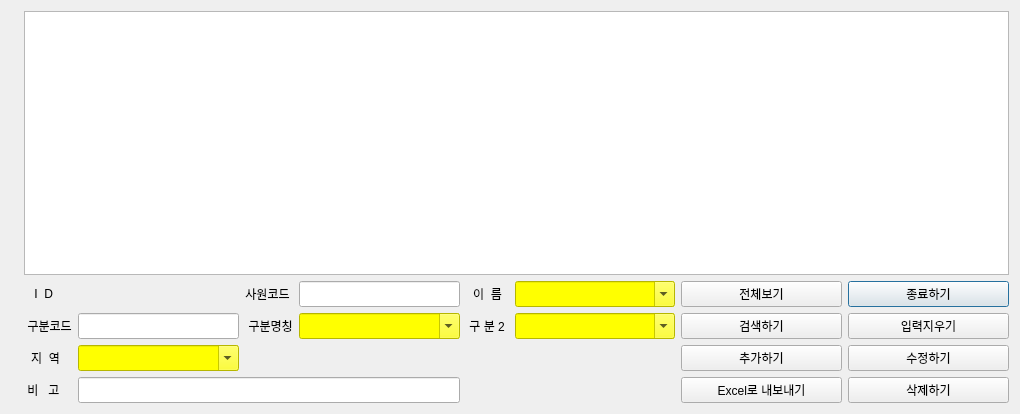
<?xml version="1.0" encoding="UTF-8"?>
<ui version="4.0">
 <class>EmployeeDialog</class>
 <widget class="QDialog" name="EmployeeDialog">
  <property name="geometry">
   <rect>
    <x>0</x>
    <y>0</y>
    <width>1020</width>
    <height>414</height>
   </rect>
  </property>
  <property name="sizePolicy">
   <sizepolicy hsizetype="Expanding" vsizetype="Expanding">
    <horstretch>0</horstretch>
    <verstretch>0</verstretch>
   </sizepolicy>
  </property>
  <property name="windowTitle">
   <string>사원현황</string>
  </property>
  <layout class="QGridLayout" name="gridLayout_2">
   <item row="1" column="0">
    <layout class="QGridLayout" name="gridLayout">
     <item row="1" column="8">
      <widget class="QPushButton" name="pb_employee_cancel">
       <property name="sizePolicy">
        <sizepolicy hsizetype="Expanding" vsizetype="Expanding">
         <horstretch>0</horstretch>
         <verstretch>0</verstretch>
        </sizepolicy>
       </property>
       <property name="text">
        <string>종료하기</string>
       </property>
      </widget>
     </item>
     <item row="2" column="8">
      <widget class="QPushButton" name="pb_employee_clear">
       <property name="sizePolicy">
        <sizepolicy hsizetype="Expanding" vsizetype="Expanding">
         <horstretch>0</horstretch>
         <verstretch>0</verstretch>
        </sizepolicy>
       </property>
       <property name="text">
        <string>입력지우기</string>
       </property>
      </widget>
     </item>
     <item row="1" column="4">
      <widget class="QLineEdit" name="entry_employee_code">
       <property name="sizePolicy">
        <sizepolicy hsizetype="MinimumExpanding" vsizetype="MinimumExpanding">
         <horstretch>0</horstretch>
         <verstretch>0</verstretch>
        </sizepolicy>
       </property>
      </widget>
     </item>
     <item row="3" column="8">
      <widget class="QPushButton" name="pb_employee_update">
       <property name="sizePolicy">
        <sizepolicy hsizetype="Expanding" vsizetype="Expanding">
         <horstretch>0</horstretch>
         <verstretch>0</verstretch>
        </sizepolicy>
       </property>
       <property name="text">
        <string>수정하기</string>
       </property>
      </widget>
     </item>
     <item row="3" column="2">
      <widget class="QComboBox" name="cb_employee_area">
       <property name="sizePolicy">
        <sizepolicy hsizetype="Expanding" vsizetype="Expanding">
         <horstretch>0</horstretch>
         <verstretch>0</verstretch>
        </sizepolicy>
       </property>
       <property name="styleSheet">
        <string notr="true">background-color: rgb(255, 255, 0);</string>
       </property>
       <property name="editable">
        <bool>true</bool>
       </property>
      </widget>
     </item>
     <item row="4" column="7">
      <widget class="QPushButton" name="pb_employee_excel_export">
       <property name="sizePolicy">
        <sizepolicy hsizetype="Expanding" vsizetype="Expanding">
         <horstretch>0</horstretch>
         <verstretch>0</verstretch>
        </sizepolicy>
       </property>
       <property name="text">
        <string>Excel로 내보내기</string>
       </property>
      </widget>
     </item>
     <item row="3" column="7">
      <widget class="QPushButton" name="pb_employee_insert">
       <property name="sizePolicy">
        <sizepolicy hsizetype="Expanding" vsizetype="Expanding">
         <horstretch>0</horstretch>
         <verstretch>0</verstretch>
        </sizepolicy>
       </property>
       <property name="text">
        <string>추가하기</string>
       </property>
      </widget>
     </item>
     <item row="1" column="6">
      <widget class="QComboBox" name="cb_employee_ename">
       <property name="sizePolicy">
        <sizepolicy hsizetype="Expanding" vsizetype="Expanding">
         <horstretch>0</horstretch>
         <verstretch>0</verstretch>
        </sizepolicy>
       </property>
       <property name="styleSheet">
        <string notr="true">background-color: rgb(255, 255, 0);</string>
       </property>
       <property name="editable">
        <bool>true</bool>
       </property>
      </widget>
     </item>
     <item row="1" column="2">
      <widget class="QLabel" name="lbl_employee_id">
       <property name="sizePolicy">
        <sizepolicy hsizetype="MinimumExpanding" vsizetype="MinimumExpanding">
         <horstretch>0</horstretch>
         <verstretch>0</verstretch>
        </sizepolicy>
       </property>
       <property name="text">
        <string/>
       </property>
      </widget>
     </item>
     <item row="1" column="7">
      <widget class="QPushButton" name="pb_employee_show">
       <property name="sizePolicy">
        <sizepolicy hsizetype="Expanding" vsizetype="Expanding">
         <horstretch>0</horstretch>
         <verstretch>0</verstretch>
        </sizepolicy>
       </property>
       <property name="text">
        <string>전체보기</string>
       </property>
      </widget>
     </item>
     <item row="1" column="3">
      <widget class="QLabel" name="label_2">
       <property name="sizePolicy">
        <sizepolicy hsizetype="Fixed" vsizetype="MinimumExpanding">
         <horstretch>0</horstretch>
         <verstretch>0</verstretch>
        </sizepolicy>
       </property>
       <property name="text">
        <string>사원코드</string>
       </property>
       <property name="alignment">
        <set>Qt::AlignCenter</set>
       </property>
      </widget>
     </item>
     <item row="2" column="6">
      <widget class="QComboBox" name="cb_employee_class2">
       <property name="sizePolicy">
        <sizepolicy hsizetype="Expanding" vsizetype="Expanding">
         <horstretch>0</horstretch>
         <verstretch>0</verstretch>
        </sizepolicy>
       </property>
       <property name="styleSheet">
        <string notr="true">background-color: rgb(255, 255, 0);</string>
       </property>
       <property name="editable">
        <bool>true</bool>
       </property>
      </widget>
     </item>
     <item row="2" column="7">
      <widget class="QPushButton" name="pb_employee_search">
       <property name="sizePolicy">
        <sizepolicy hsizetype="Expanding" vsizetype="Expanding">
         <horstretch>0</horstretch>
         <verstretch>0</verstretch>
        </sizepolicy>
       </property>
       <property name="text">
        <string>검색하기</string>
       </property>
      </widget>
     </item>
     <item row="2" column="5">
      <widget class="QLabel" name="label_4">
       <property name="sizePolicy">
        <sizepolicy hsizetype="Fixed" vsizetype="MinimumExpanding">
         <horstretch>0</horstretch>
         <verstretch>0</verstretch>
        </sizepolicy>
       </property>
       <property name="text">
        <string> 구 분 2</string>
       </property>
       <property name="alignment">
        <set>Qt::AlignCenter</set>
       </property>
      </widget>
     </item>
     <item row="3" column="1">
      <widget class="QLabel" name="label_7">
       <property name="sizePolicy">
        <sizepolicy hsizetype="Fixed" vsizetype="MinimumExpanding">
         <horstretch>0</horstretch>
         <verstretch>0</verstretch>
        </sizepolicy>
       </property>
       <property name="text">
        <string>  지  역  </string>
       </property>
       <property name="alignment">
        <set>Qt::AlignCenter</set>
       </property>
      </widget>
     </item>
     <item row="4" column="8">
      <widget class="QPushButton" name="pb_employee_delete">
       <property name="sizePolicy">
        <sizepolicy hsizetype="Expanding" vsizetype="Expanding">
         <horstretch>0</horstretch>
         <verstretch>0</verstretch>
        </sizepolicy>
       </property>
       <property name="text">
        <string>삭제하기</string>
       </property>
      </widget>
     </item>
     <item row="4" column="0">
      <widget class="QLabel" name="label_8">
       <property name="sizePolicy">
        <sizepolicy hsizetype="Fixed" vsizetype="MinimumExpanding">
         <horstretch>0</horstretch>
         <verstretch>0</verstretch>
        </sizepolicy>
       </property>
       <property name="text">
        <string/>
       </property>
       <property name="alignment">
        <set>Qt::AlignCenter</set>
       </property>
      </widget>
     </item>
     <item row="1" column="5">
      <widget class="QLabel" name="label_3">
       <property name="sizePolicy">
        <sizepolicy hsizetype="Fixed" vsizetype="MinimumExpanding">
         <horstretch>0</horstretch>
         <verstretch>0</verstretch>
        </sizepolicy>
       </property>
       <property name="text">
        <string>  이  름  </string>
       </property>
       <property name="alignment">
        <set>Qt::AlignCenter</set>
       </property>
      </widget>
     </item>
     <item row="4" column="1">
      <widget class="QLabel" name="label_6">
       <property name="sizePolicy">
        <sizepolicy hsizetype="Fixed" vsizetype="MinimumExpanding">
         <horstretch>0</horstretch>
         <verstretch>0</verstretch>
        </sizepolicy>
       </property>
       <property name="text">
        <string> 비   고 </string>
       </property>
       <property name="alignment">
        <set>Qt::AlignCenter</set>
       </property>
      </widget>
     </item>
     <item row="4" column="2" colspan="3">
      <widget class="QLineEdit" name="entry_employee_remark">
       <property name="sizePolicy">
        <sizepolicy hsizetype="MinimumExpanding" vsizetype="MinimumExpanding">
         <horstretch>0</horstretch>
         <verstretch>0</verstretch>
        </sizepolicy>
       </property>
      </widget>
     </item>
     <item row="1" column="1">
      <widget class="QLabel" name="label">
       <property name="sizePolicy">
        <sizepolicy hsizetype="Fixed" vsizetype="MinimumExpanding">
         <horstretch>0</horstretch>
         <verstretch>0</verstretch>
        </sizepolicy>
       </property>
       <property name="text">
        <string>   I  D  </string>
       </property>
       <property name="alignment">
        <set>Qt::AlignCenter</set>
       </property>
      </widget>
     </item>
     <item row="2" column="1">
      <widget class="QLabel" name="label_5">
       <property name="sizePolicy">
        <sizepolicy hsizetype="Fixed" vsizetype="MinimumExpanding">
         <horstretch>0</horstretch>
         <verstretch>0</verstretch>
        </sizepolicy>
       </property>
       <property name="text">
        <string> 구분코드</string>
       </property>
       <property name="alignment">
        <set>Qt::AlignCenter</set>
       </property>
      </widget>
     </item>
     <item row="2" column="4">
      <widget class="QComboBox" name="cb_employee_tname">
       <property name="sizePolicy">
        <sizepolicy hsizetype="Expanding" vsizetype="Expanding">
         <horstretch>0</horstretch>
         <verstretch>0</verstretch>
        </sizepolicy>
       </property>
       <property name="styleSheet">
        <string notr="true">background-color: rgb(255, 255, 0);</string>
       </property>
       <property name="editable">
        <bool>true</bool>
       </property>
      </widget>
     </item>
     <item row="2" column="2">
      <widget class="QLineEdit" name="entry_employee_class1">
       <property name="sizePolicy">
        <sizepolicy hsizetype="MinimumExpanding" vsizetype="MinimumExpanding">
         <horstretch>0</horstretch>
         <verstretch>0</verstretch>
        </sizepolicy>
       </property>
      </widget>
     </item>
     <item row="2" column="3">
      <widget class="QLabel" name="label_9">
       <property name="sizePolicy">
        <sizepolicy hsizetype="Fixed" vsizetype="MinimumExpanding">
         <horstretch>0</horstretch>
         <verstretch>0</verstretch>
        </sizepolicy>
       </property>
       <property name="text">
        <string> 구분명칭</string>
       </property>
       <property name="alignment">
        <set>Qt::AlignCenter</set>
       </property>
      </widget>
     </item>
     <item row="0" column="1" colspan="8">
      <widget class="QTableView" name="tv_employee">
       <property name="sizePolicy">
        <sizepolicy hsizetype="Expanding" vsizetype="Expanding">
         <horstretch>0</horstretch>
         <verstretch>1</verstretch>
        </sizepolicy>
       </property>
      </widget>
     </item>
    </layout>
   </item>
  </layout>
 </widget>
 <resources/>
 <connections/>
</ui>
